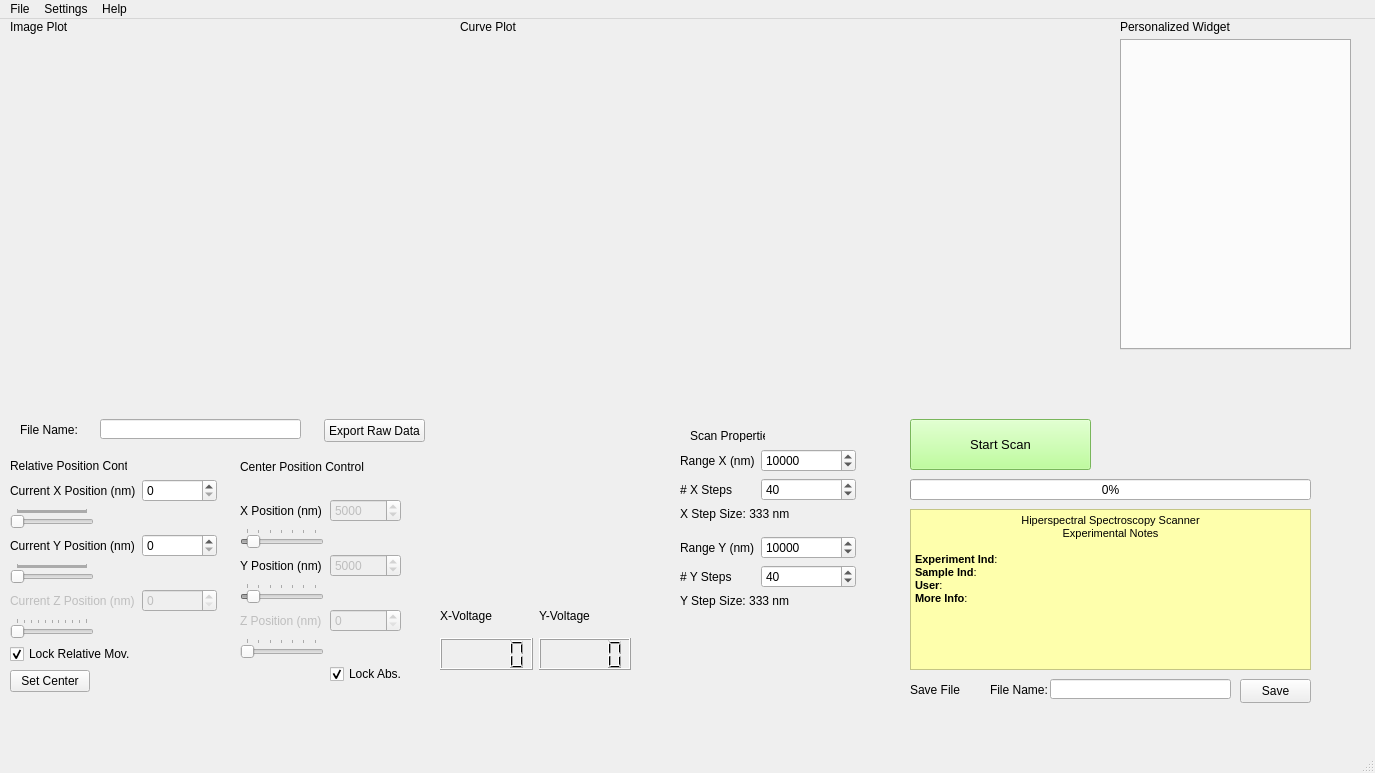
<?xml version="1.0" encoding="UTF-8"?>
<ui version="4.0">
 <class>MainWindow</class>
 <widget class="QMainWindow" name="MainWindow">
  <property name="enabled">
   <bool>true</bool>
  </property>
  <property name="geometry">
   <rect>
    <x>0</x>
    <y>0</y>
    <width>1375</width>
    <height>773</height>
   </rect>
  </property>
  <property name="windowTitle">
   <string>MainWindow</string>
  </property>
  <property name="toolButtonStyle">
   <enum>Qt::ToolButtonIconOnly</enum>
  </property>
  <widget class="QWidget" name="centralwidget">
   <widget class="GraphicsLayoutWidget" name="widget_imagePlot" native="true">
    <property name="geometry">
     <rect>
      <x>10</x>
      <y>20</y>
      <width>431</width>
      <height>371</height>
     </rect>
    </property>
    <property name="sizePolicy">
     <sizepolicy hsizetype="Fixed" vsizetype="Fixed">
      <horstretch>0</horstretch>
      <verstretch>0</verstretch>
     </sizepolicy>
    </property>
   </widget>
   <widget class="PlotWidget" name="widget_spectrumPlot" native="true">
    <property name="geometry">
     <rect>
      <x>460</x>
      <y>20</y>
      <width>631</width>
      <height>371</height>
     </rect>
    </property>
   </widget>
   <widget class="QWidget" name="layoutWidget">
    <property name="geometry">
     <rect>
      <x>680</x>
      <y>430</y>
      <width>176</width>
      <height>231</height>
     </rect>
    </property>
    <layout class="QFormLayout" name="formLayout">
     <item row="0" column="0">
      <widget class="QLabel" name="maxPositionMLabel">
       <property name="text">
        <string>Range X (nm)</string>
       </property>
      </widget>
     </item>
     <item row="0" column="1">
      <widget class="QSpinBox" name="rangeXpositionMSpinBox">
       <property name="minimum">
        <number>2</number>
       </property>
       <property name="maximum">
        <number>100000</number>
       </property>
       <property name="value">
        <number>10000</number>
       </property>
      </widget>
     </item>
     <item row="1" column="0">
      <widget class="QLabel" name="stepsLabel">
       <property name="text">
        <string># X Steps</string>
       </property>
      </widget>
     </item>
     <item row="1" column="1">
      <widget class="QSpinBox" name="XstepsSpinBox">
       <property name="minimum">
        <number>1</number>
       </property>
       <property name="maximum">
        <number>100000</number>
       </property>
       <property name="value">
        <number>40</number>
       </property>
      </widget>
     </item>
     <item row="2" column="0" colspan="2">
      <widget class="QLabel" name="label_xStepSize">
       <property name="text">
        <string>X Step Size: 333 nm</string>
       </property>
      </widget>
     </item>
     <item row="3" column="0">
      <widget class="Line" name="line">
       <property name="orientation">
        <enum>Qt::Horizontal</enum>
       </property>
      </widget>
     </item>
     <item row="4" column="0">
      <widget class="QLabel" name="maxYPositionMLabel">
       <property name="text">
        <string>Range Y (nm)</string>
       </property>
      </widget>
     </item>
     <item row="4" column="1">
      <widget class="QSpinBox" name="rangeYpositionMSpinBox">
       <property name="minimum">
        <number>2</number>
       </property>
       <property name="maximum">
        <number>100000</number>
       </property>
       <property name="value">
        <number>10000</number>
       </property>
      </widget>
     </item>
     <item row="5" column="0">
      <widget class="QLabel" name="yStepsLabel">
       <property name="text">
        <string># Y Steps</string>
       </property>
      </widget>
     </item>
     <item row="5" column="1">
      <widget class="QSpinBox" name="YstepsSpinBox">
       <property name="minimum">
        <number>1</number>
       </property>
       <property name="maximum">
        <number>100000</number>
       </property>
       <property name="singleStep">
        <number>1</number>
       </property>
       <property name="value">
        <number>40</number>
       </property>
      </widget>
     </item>
     <item row="6" column="0" colspan="2">
      <widget class="QLabel" name="label_yStepSize">
       <property name="text">
        <string>Y Step Size: 333 nm</string>
       </property>
      </widget>
     </item>
    </layout>
   </widget>
   <widget class="QWidget" name="formLayoutWidget">
    <property name="geometry">
     <rect>
      <x>10</x>
      <y>460</y>
      <width>207</width>
      <height>231</height>
     </rect>
    </property>
    <layout class="QFormLayout" name="formLayout_4">
     <item row="0" column="0">
      <widget class="QLabel" name="currentXPositionLabel">
       <property name="text">
        <string>Current X Position (nm)</string>
       </property>
      </widget>
     </item>
     <item row="0" column="1">
      <widget class="QSpinBox" name="currentXPositionSpinBox">
       <property name="readOnly">
        <bool>false</bool>
       </property>
       <property name="keyboardTracking">
        <bool>true</bool>
       </property>
       <property name="maximum">
        <number>100000</number>
       </property>
       <property name="value">
        <number>0</number>
       </property>
      </widget>
     </item>
     <item row="1" column="0">
      <widget class="QSlider" name="horizontalSlider_curXpos">
       <property name="enabled">
        <bool>false</bool>
       </property>
       <property name="cursor">
        <cursorShape>ArrowCursor</cursorShape>
       </property>
       <property name="mouseTracking">
        <bool>false</bool>
       </property>
       <property name="acceptDrops">
        <bool>false</bool>
       </property>
       <property name="maximum">
        <number>100000</number>
       </property>
       <property name="singleStep">
        <number>100</number>
       </property>
       <property name="pageStep">
        <number>100</number>
       </property>
       <property name="value">
        <number>0</number>
       </property>
       <property name="tracking">
        <bool>true</bool>
       </property>
       <property name="orientation">
        <enum>Qt::Horizontal</enum>
       </property>
       <property name="invertedControls">
        <bool>false</bool>
       </property>
       <property name="tickPosition">
        <enum>QSlider::TicksAbove</enum>
       </property>
      </widget>
     </item>
     <item row="2" column="0">
      <widget class="QLabel" name="currentYPositionMLabel">
       <property name="text">
        <string>Current Y Position (nm)</string>
       </property>
      </widget>
     </item>
     <item row="2" column="1">
      <widget class="QSpinBox" name="currentYPositionMSpinBox">
       <property name="maximum">
        <number>100000</number>
       </property>
       <property name="value">
        <number>0</number>
       </property>
      </widget>
     </item>
     <item row="3" column="0">
      <widget class="QSlider" name="horizontalSlider_curYpos">
       <property name="enabled">
        <bool>false</bool>
       </property>
       <property name="maximum">
        <number>100000</number>
       </property>
       <property name="singleStep">
        <number>100</number>
       </property>
       <property name="pageStep">
        <number>100</number>
       </property>
       <property name="value">
        <number>0</number>
       </property>
       <property name="orientation">
        <enum>Qt::Horizontal</enum>
       </property>
       <property name="tickPosition">
        <enum>QSlider::TicksAbove</enum>
       </property>
      </widget>
     </item>
     <item row="4" column="0">
      <widget class="QLabel" name="currentZPositionMLabel">
       <property name="enabled">
        <bool>false</bool>
       </property>
       <property name="text">
        <string>Current Z Position (nm)</string>
       </property>
      </widget>
     </item>
     <item row="4" column="1">
      <widget class="QSpinBox" name="currentZPositionMSpinBox">
       <property name="enabled">
        <bool>false</bool>
       </property>
       <property name="maximum">
        <number>100000</number>
       </property>
       <property name="value">
        <number>0</number>
       </property>
      </widget>
     </item>
     <item row="5" column="0">
      <widget class="QSlider" name="horizontalSlider_curZpos">
       <property name="enabled">
        <bool>false</bool>
       </property>
       <property name="focusPolicy">
        <enum>Qt::StrongFocus</enum>
       </property>
       <property name="maximum">
        <number>1000</number>
       </property>
       <property name="singleStep">
        <number>100</number>
       </property>
       <property name="pageStep">
        <number>100</number>
       </property>
       <property name="value">
        <number>0</number>
       </property>
       <property name="orientation">
        <enum>Qt::Horizontal</enum>
       </property>
       <property name="tickPosition">
        <enum>QSlider::TicksAbove</enum>
       </property>
      </widget>
     </item>
     <item row="6" column="0">
      <widget class="QCheckBox" name="checkBox_lockSampleMove">
       <property name="text">
        <string>Lock Relative Mov.</string>
       </property>
       <property name="checked">
        <bool>true</bool>
       </property>
      </widget>
     </item>
     <item row="7" column="0">
      <widget class="QPushButton" name="pushButton_setCenter">
       <property name="toolTip">
        <string>Set the current Relative Position as the new center for the next scan.</string>
       </property>
       <property name="toolTipDuration">
        <number>-1</number>
       </property>
       <property name="whatsThis">
        <string/>
       </property>
       <property name="accessibleDescription">
        <string>Set the current Relative Position as the new center</string>
       </property>
       <property name="text">
        <string>Set Center</string>
       </property>
      </widget>
     </item>
    </layout>
   </widget>
   <widget class="QLabel" name="label_2">
    <property name="geometry">
     <rect>
      <x>460</x>
      <y>0</y>
      <width>81</width>
      <height>16</height>
     </rect>
    </property>
    <property name="text">
     <string>Curve Plot</string>
    </property>
   </widget>
   <widget class="QLabel" name="label">
    <property name="geometry">
     <rect>
      <x>10</x>
      <y>0</y>
      <width>71</width>
      <height>16</height>
     </rect>
    </property>
    <property name="text">
     <string>Image Plot</string>
    </property>
   </widget>
   <widget class="QTextEdit" name="textEdit">
    <property name="geometry">
     <rect>
      <x>910</x>
      <y>490</y>
      <width>401</width>
      <height>161</height>
     </rect>
    </property>
    <property name="styleSheet">
     <string notr="true">background-color: rgb(254, 255, 172);</string>
    </property>
    <property name="html">
     <string>&lt;!DOCTYPE HTML PUBLIC &quot;-//W3C//DTD HTML 4.0//EN&quot; &quot;http://www.w3.org/TR/REC-html40/strict.dtd&quot;&gt;
&lt;html&gt;&lt;head&gt;&lt;meta name=&quot;qrichtext&quot; content=&quot;1&quot; /&gt;&lt;style type=&quot;text/css&quot;&gt;
p, li { white-space: pre-wrap; }
&lt;/style&gt;&lt;/head&gt;&lt;body style=&quot; font-family:'MS Shell Dlg 2'; font-size:8.25pt; font-weight:400; font-style:normal;&quot;&gt;
&lt;p align=&quot;center&quot; style=&quot; margin-top:0px; margin-bottom:0px; margin-left:0px; margin-right:0px; -qt-block-indent:0; text-indent:0px;&quot;&gt;Hiperspectral Spectroscopy Scanner&lt;/p&gt;
&lt;p align=&quot;center&quot; style=&quot; margin-top:0px; margin-bottom:0px; margin-left:0px; margin-right:0px; -qt-block-indent:0; text-indent:0px;&quot;&gt;Experimental Notes&lt;/p&gt;
&lt;p style=&quot;-qt-paragraph-type:empty; margin-top:0px; margin-bottom:0px; margin-left:0px; margin-right:0px; -qt-block-indent:0; text-indent:0px;&quot;&gt;&lt;br /&gt;&lt;/p&gt;
&lt;p style=&quot; margin-top:0px; margin-bottom:0px; margin-left:0px; margin-right:0px; -qt-block-indent:0; text-indent:0px;&quot;&gt;&lt;span style=&quot; font-weight:600;&quot;&gt;Experiment Ind&lt;/span&gt;: &lt;/p&gt;
&lt;p style=&quot; margin-top:0px; margin-bottom:0px; margin-left:0px; margin-right:0px; -qt-block-indent:0; text-indent:0px;&quot;&gt;&lt;span style=&quot; font-weight:600;&quot;&gt;Sample Ind&lt;/span&gt;: &lt;/p&gt;
&lt;p style=&quot; margin-top:0px; margin-bottom:0px; margin-left:0px; margin-right:0px; -qt-block-indent:0; text-indent:0px;&quot;&gt;&lt;span style=&quot; font-weight:600;&quot;&gt;User&lt;/span&gt;: &lt;/p&gt;
&lt;p style=&quot; margin-top:0px; margin-bottom:0px; margin-left:0px; margin-right:0px; -qt-block-indent:0; text-indent:0px;&quot;&gt;&lt;span style=&quot; font-weight:600;&quot;&gt;More Info&lt;/span&gt;: &lt;/p&gt;
&lt;p style=&quot;-qt-paragraph-type:empty; margin-top:0px; margin-bottom:0px; margin-left:0px; margin-right:0px; -qt-block-indent:0; text-indent:0px;&quot;&gt;&lt;br /&gt;&lt;/p&gt;&lt;/body&gt;&lt;/html&gt;</string>
    </property>
   </widget>
   <widget class="QWidget" name="formLayoutWidget_3">
    <property name="geometry">
     <rect>
      <x>240</x>
      <y>460</y>
      <width>161</width>
      <height>231</height>
     </rect>
    </property>
    <layout class="QFormLayout" name="formLayout_6">
     <item row="0" column="0">
      <widget class="QLabel" name="label_9">
       <property name="text">
        <string/>
       </property>
      </widget>
     </item>
     <item row="1" column="0">
      <widget class="QLabel" name="currentXPositionLabel_2">
       <property name="text">
        <string>X Position (nm)</string>
       </property>
      </widget>
     </item>
     <item row="1" column="1">
      <widget class="QSpinBox" name="currentXAbsolutSpinBox">
       <property name="enabled">
        <bool>false</bool>
       </property>
       <property name="maximum">
        <number>61300</number>
       </property>
       <property name="singleStep">
        <number>1000</number>
       </property>
       <property name="value">
        <number>5000</number>
       </property>
      </widget>
     </item>
     <item row="2" column="0">
      <widget class="QSlider" name="horizontalSlider_curXabs">
       <property name="enabled">
        <bool>false</bool>
       </property>
       <property name="cursor">
        <cursorShape>ArrowCursor</cursorShape>
       </property>
       <property name="mouseTracking">
        <bool>false</bool>
       </property>
       <property name="acceptDrops">
        <bool>false</bool>
       </property>
       <property name="maximum">
        <number>61300</number>
       </property>
       <property name="singleStep">
        <number>10000</number>
       </property>
       <property name="pageStep">
        <number>10000</number>
       </property>
       <property name="value">
        <number>5000</number>
       </property>
       <property name="tracking">
        <bool>true</bool>
       </property>
       <property name="orientation">
        <enum>Qt::Horizontal</enum>
       </property>
       <property name="invertedControls">
        <bool>false</bool>
       </property>
       <property name="tickPosition">
        <enum>QSlider::TicksAbove</enum>
       </property>
      </widget>
     </item>
     <item row="3" column="0">
      <widget class="QLabel" name="currentYPositionMLabel_2">
       <property name="text">
        <string>Y Position (nm)</string>
       </property>
      </widget>
     </item>
     <item row="3" column="1">
      <widget class="QSpinBox" name="currentYAbsolutMSpinBox">
       <property name="enabled">
        <bool>false</bool>
       </property>
       <property name="maximum">
        <number>61300</number>
       </property>
       <property name="singleStep">
        <number>1000</number>
       </property>
       <property name="value">
        <number>5000</number>
       </property>
      </widget>
     </item>
     <item row="4" column="0">
      <widget class="QSlider" name="horizontalSlider_curYabs">
       <property name="enabled">
        <bool>false</bool>
       </property>
       <property name="maximum">
        <number>61300</number>
       </property>
       <property name="singleStep">
        <number>10000</number>
       </property>
       <property name="pageStep">
        <number>10000</number>
       </property>
       <property name="value">
        <number>5000</number>
       </property>
       <property name="orientation">
        <enum>Qt::Horizontal</enum>
       </property>
       <property name="tickPosition">
        <enum>QSlider::TicksAbove</enum>
       </property>
      </widget>
     </item>
     <item row="5" column="0">
      <widget class="QLabel" name="currentZPositionMLabel_2">
       <property name="enabled">
        <bool>false</bool>
       </property>
       <property name="text">
        <string>Z Position (nm)</string>
       </property>
      </widget>
     </item>
     <item row="5" column="1">
      <widget class="QSpinBox" name="currentZAbsolutMSpinBox">
       <property name="enabled">
        <bool>false</bool>
       </property>
       <property name="maximum">
        <number>61300</number>
       </property>
       <property name="value">
        <number>0</number>
       </property>
      </widget>
     </item>
     <item row="6" column="0">
      <widget class="QSlider" name="horizontalSlider_curZabs">
       <property name="enabled">
        <bool>false</bool>
       </property>
       <property name="focusPolicy">
        <enum>Qt::StrongFocus</enum>
       </property>
       <property name="maximum">
        <number>61300</number>
       </property>
       <property name="singleStep">
        <number>10000</number>
       </property>
       <property name="pageStep">
        <number>10000</number>
       </property>
       <property name="value">
        <number>0</number>
       </property>
       <property name="sliderPosition">
        <number>0</number>
       </property>
       <property name="orientation">
        <enum>Qt::Horizontal</enum>
       </property>
       <property name="tickPosition">
        <enum>QSlider::TicksAbove</enum>
       </property>
      </widget>
     </item>
     <item row="7" column="1">
      <widget class="QCheckBox" name="checkBox_lockAbsPosition">
       <property name="text">
        <string>Lock Abs.</string>
       </property>
       <property name="checked">
        <bool>true</bool>
       </property>
      </widget>
     </item>
    </layout>
    <zorder>label_9</zorder>
    <zorder>currentXPositionLabel_2</zorder>
    <zorder>currentXAbsolutSpinBox</zorder>
    <zorder>horizontalSlider_curXabs</zorder>
    <zorder>currentYPositionMLabel_2</zorder>
    <zorder>currentYAbsolutMSpinBox</zorder>
    <zorder>currentZPositionMLabel_2</zorder>
    <zorder>currentZAbsolutMSpinBox</zorder>
    <zorder>horizontalSlider_curZabs</zorder>
    <zorder>checkBox_lockAbsPosition</zorder>
    <zorder>horizontalSlider_curYabs</zorder>
   </widget>
   <widget class="QWidget" name="verticalLayoutWidget">
    <property name="geometry">
     <rect>
      <x>440</x>
      <y>580</y>
      <width>191</width>
      <height>71</height>
     </rect>
    </property>
    <layout class="QVBoxLayout" name="verticalLayout">
     <item>
      <layout class="QHBoxLayout" name="horizontalLayout_4">
       <item>
        <widget class="QLabel" name="label_15">
         <property name="text">
          <string>X-Voltage</string>
         </property>
        </widget>
       </item>
       <item>
        <widget class="QLabel" name="label_14">
         <property name="text">
          <string>Y-Voltage</string>
         </property>
        </widget>
       </item>
      </layout>
     </item>
     <item>
      <layout class="QHBoxLayout" name="horizontalLayout_2">
       <item>
        <widget class="QLCDNumber" name="lcdNumber_XVoltage"/>
       </item>
       <item>
        <widget class="QLCDNumber" name="lcdNumber_YVoltage"/>
       </item>
      </layout>
     </item>
    </layout>
   </widget>
   <widget class="QLabel" name="label_11">
    <property name="geometry">
     <rect>
      <x>240</x>
      <y>440</y>
      <width>131</width>
      <height>16</height>
     </rect>
    </property>
    <property name="text">
     <string>Center Position Control</string>
    </property>
   </widget>
   <widget class="QLabel" name="label_5">
    <property name="geometry">
     <rect>
      <x>10</x>
      <y>440</y>
      <width>117</width>
      <height>13</height>
     </rect>
    </property>
    <property name="text">
     <string>Relative Position Control</string>
    </property>
   </widget>
   <widget class="QLabel" name="label_3">
    <property name="geometry">
     <rect>
      <x>690</x>
      <y>410</y>
      <width>75</width>
      <height>13</height>
     </rect>
    </property>
    <property name="text">
     <string>Scan Properties</string>
    </property>
   </widget>
   <widget class="QPushButton" name="pushButton_startMeasurement">
    <property name="geometry">
     <rect>
      <x>910</x>
      <y>400</y>
      <width>181</width>
      <height>51</height>
     </rect>
    </property>
    <property name="minimumSize">
     <size>
      <width>0</width>
      <height>41</height>
     </size>
    </property>
    <property name="font">
     <font>
      <family>Microsoft Sans Serif</family>
      <pointsize>10</pointsize>
     </font>
    </property>
    <property name="styleSheet">
     <string notr="true">background-color: rgb(170, 255, 127);</string>
    </property>
    <property name="text">
     <string>Start Scan</string>
    </property>
    <property name="icon">
     <iconset>
      <normaloff>icons/play.png</normaloff>
      <normalon>icons/stop.png</normalon>icons/play.png</iconset>
    </property>
    <property name="checkable">
     <bool>true</bool>
    </property>
   </widget>
   <widget class="QProgressBar" name="progressBar_scan">
    <property name="geometry">
     <rect>
      <x>910</x>
      <y>460</y>
      <width>401</width>
      <height>21</height>
     </rect>
    </property>
    <property name="maximum">
     <number>100</number>
    </property>
    <property name="value">
     <number>0</number>
    </property>
    <property name="textVisible">
     <bool>true</bool>
    </property>
    <property name="invertedAppearance">
     <bool>false</bool>
    </property>
    <property name="format">
     <string>%p%</string>
    </property>
   </widget>
   <widget class="QLabel" name="label_6">
    <property name="geometry">
     <rect>
      <x>910</x>
      <y>660</y>
      <width>72</width>
      <height>21</height>
     </rect>
    </property>
    <property name="text">
     <string>Save File</string>
    </property>
   </widget>
   <widget class="QLineEdit" name="lineEdit_fileName">
    <property name="geometry">
     <rect>
      <x>1050</x>
      <y>660</y>
      <width>181</width>
      <height>20</height>
     </rect>
    </property>
   </widget>
   <widget class="QPushButton" name="pushButton_save">
    <property name="geometry">
     <rect>
      <x>1240</x>
      <y>660</y>
      <width>71</width>
      <height>24</height>
     </rect>
    </property>
    <property name="text">
     <string>Save</string>
    </property>
    <property name="icon">
     <iconset>
      <normaloff>:/devices/32x32/devices/media-floppy.png</normaloff>:/devices/32x32/devices/media-floppy.png</iconset>
    </property>
   </widget>
   <widget class="QLabel" name="label_17">
    <property name="geometry">
     <rect>
      <x>990</x>
      <y>660</y>
      <width>72</width>
      <height>21</height>
     </rect>
    </property>
    <property name="text">
     <string>File Name:</string>
    </property>
   </widget>
   <widget class="GraphicsLayoutWidget" name="widget_positioningMap" native="true">
    <property name="geometry">
     <rect>
      <x>440</x>
      <y>430</y>
      <width>191</width>
      <height>141</height>
     </rect>
    </property>
   </widget>
   <widget class="QLabel" name="label_8">
    <property name="geometry">
     <rect>
      <x>1120</x>
      <y>0</y>
      <width>121</width>
      <height>16</height>
     </rect>
    </property>
    <property name="text">
     <string>Personalized Widget</string>
    </property>
   </widget>
   <widget class="QTabWidget" name="tabWidget_modes">
    <property name="enabled">
     <bool>true</bool>
    </property>
    <property name="geometry">
     <rect>
      <x>1120</x>
      <y>20</y>
      <width>231</width>
      <height>311</height>
     </rect>
    </property>
    <property name="tabPosition">
     <enum>QTabWidget::North</enum>
    </property>
    <property name="currentIndex">
     <number>-1</number>
    </property>
    <property name="usesScrollButtons">
     <bool>true</bool>
    </property>
    <property name="documentMode">
     <bool>false</bool>
    </property>
    <property name="tabsClosable">
     <bool>false</bool>
    </property>
    <property name="movable">
     <bool>false</bool>
    </property>
    <property name="tabBarAutoHide">
     <bool>false</bool>
    </property>
   </widget>
   <widget class="QPushButton" name="pushButton_exportRaw">
    <property name="geometry">
     <rect>
      <x>324</x>
      <y>400</y>
      <width>101</width>
      <height>23</height>
     </rect>
    </property>
    <property name="text">
     <string>Export Raw Data</string>
    </property>
   </widget>
   <widget class="QLineEdit" name="lineEdit_fileNameExport">
    <property name="geometry">
     <rect>
      <x>100</x>
      <y>400</y>
      <width>201</width>
      <height>20</height>
     </rect>
    </property>
   </widget>
   <widget class="QLabel" name="label_18">
    <property name="geometry">
     <rect>
      <x>20</x>
      <y>400</y>
      <width>72</width>
      <height>21</height>
     </rect>
    </property>
    <property name="text">
     <string>File Name:</string>
    </property>
   </widget>
  </widget>
  <widget class="QMenuBar" name="menubar">
   <property name="geometry">
    <rect>
     <x>0</x>
     <y>0</y>
     <width>1375</width>
     <height>21</height>
    </rect>
   </property>
   <widget class="QMenu" name="menuFile">
    <property name="title">
     <string>File</string>
    </property>
    <widget class="QMenu" name="menuExport">
     <property name="title">
      <string>Export</string>
     </property>
     <addaction name="actionColorBar_Image"/>
     <addaction name="actionSpectrum_Plot"/>
    </widget>
    <addaction name="fileAction_new"/>
    <addaction name="fileAction_open"/>
    <addaction name="fileAction_save"/>
    <addaction name="menuExport"/>
    <addaction name="fileAction_exit"/>
   </widget>
   <widget class="QMenu" name="menuSettings">
    <property name="title">
     <string>Settings</string>
    </property>
    <addaction name="settingsAction_piezo"/>
   </widget>
   <widget class="QMenu" name="menuHelp">
    <property name="title">
     <string>Help</string>
    </property>
    <addaction name="fileAction_help"/>
   </widget>
   <addaction name="menuFile"/>
   <addaction name="menuSettings"/>
   <addaction name="menuHelp"/>
  </widget>
  <widget class="QStatusBar" name="statusbar"/>
  <action name="fileAction_new">
   <property name="text">
    <string>New</string>
   </property>
   <property name="shortcut">
    <string/>
   </property>
   <property name="iconVisibleInMenu">
    <bool>true</bool>
   </property>
   <property name="shortcutVisibleInContextMenu">
    <bool>true</bool>
   </property>
  </action>
  <action name="fileAction_open">
   <property name="text">
    <string>Open</string>
   </property>
  </action>
  <action name="fileAction_save">
   <property name="text">
    <string>Save</string>
   </property>
  </action>
  <action name="fileAction_exit">
   <property name="text">
    <string>Exit</string>
   </property>
  </action>
  <action name="settingsAction_piezo">
   <property name="text">
    <string>Piezoelectric system</string>
   </property>
  </action>
  <action name="settingsAction_spec">
   <property name="text">
    <string>Spectrometer</string>
   </property>
  </action>
  <action name="actionColorBar_Image">
   <property name="text">
    <string>ColorBar Plot</string>
   </property>
  </action>
  <action name="actionSpectrum_Plot">
   <property name="text">
    <string>Spectrum Plot</string>
   </property>
  </action>
  <action name="fileAction_help">
   <property name="text">
    <string>Help</string>
   </property>
  </action>
 </widget>
 <customwidgets>
  <customwidget>
   <class>PlotWidget</class>
   <extends>QWidget</extends>
   <header>pyqtgraph</header>
   <container>1</container>
  </customwidget>
  <customwidget>
   <class>GraphicsLayoutWidget</class>
   <extends>QWidget</extends>
   <header>pyqtgraph</header>
   <container>1</container>
  </customwidget>
 </customwidgets>
 <resources/>
 <connections/>
</ui>
